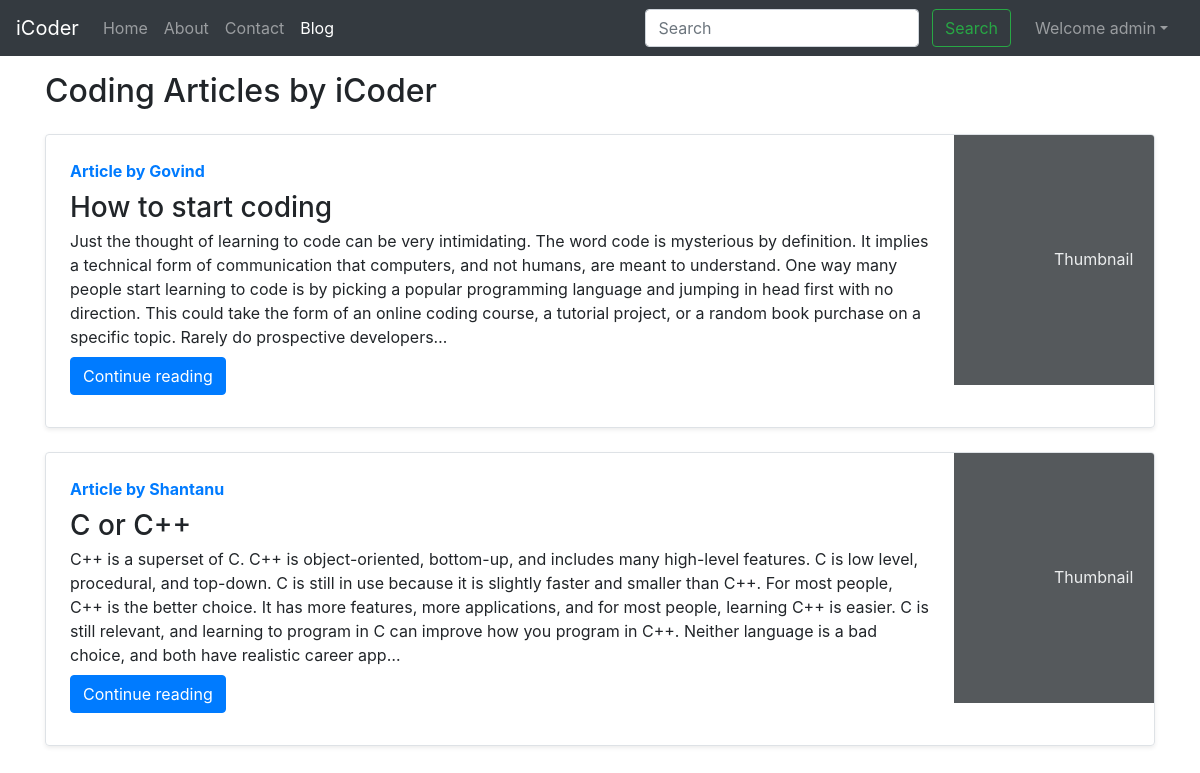
Page /blog/ (signed in) on the committed database.
### blog/models.py (models this page shows, shortened)
class Post(models.Model):
    sno=models.AutoField(primary_key=True)
    title=models.CharField(max_length=255)
    author=models.CharField(max_length=14)
    slug=models.CharField(max_length=130)
    timeStamp=models.DateTimeField(blank=True)
    content=models.TextField()

### blog/views.py (the view)
# urls.py: path('', views.blogHome, name="bloghome"),
def blogHome(request):
    allPosts = Post.objects.all()
    context = {'allPosts': allPosts}
    return render(request, "blog/blogHome.html", context)

### templates/blog/blogHome.html (shortened to what this page needs)
{% extends 'base.html' %}
{% block blogactive %} active {% endblock blogactive %}
{% block body %}
<div class="container my-3">
    <h2>Coding Articles by iCoder</h2>
    {% for post in allPosts  %}
    <div class="row no-gutters border rounded overflow-hidden flex-md-row mb-4 shadow-sm h-md-250 my-4 position-relative">
        <div class="col p-4 d-flex flex-column position-static">
            <strong class="d-inline-block mb-2 text-primary">Article  by {{post.author}}</strong>
            <h3 class="mb-0">{{post.title}}</h3>
            <p class="card-text mb-auto">{{post.content| truncatechars:500}}</p>
            <div class="my-2">
            	<a href="/blog/{{post.slug}}" role="button" class="btn btn-primary">Continue reading</a>
            </div>
        </div>
        <div class="col-auto d-none d-lg-block">
            <svg class="bd-placeholder-img" width="200" height="250" xmlns="http://www.w3.org/2000/svg" preserveAspectRatio="xMidYMid slice" focusable="false" role="img" aria-label="Placeholder: Thumbnail">
                <rect width="100%" height="100%" fill="#55595c"></rect><text x="50%" y="50%" fill="#eceeef" dy=".3em">Thumbnail</text>
            </svg>
        </div>
        </div>
        {% endfor %}
    </div>
 {% endblock %}

### templates/base.html (shortened to what this page needs)
<!doctype html>
<html lang="en">
  <head>
    <link rel="stylesheet" href="https://stackpath.bootstrapcdn.com/bootstrap/4.5.2/css/bootstrap.min.css">
  </head>
  <body>
    <nav class="navbar navbar-expand-lg navbar-dark bg-dark">
        <a class="navbar-brand" href="/">iCoder</a>
        <div class="collapse navbar-collapse" id="navbarSupportedContent">
          <ul class="navbar-nav mr-auto">
            <li class="nav-item {% block homeactive %}  {% endblock homeactive %}">
              <a class="nav-link" href="/">Home <span class="sr-only">(current)</span></a>
            </li>
            <li class="nav-item {% block aboutactive %}  {% endblock aboutactive %}" >
              <a class="nav-link" href="/about">About</a>
            </li>
            <li class="nav-item {% block contactactive %}  {% endblock contactactive %} ">
              <a class="nav-link" href="/contact">Contact</a>
            </li>
            <li class="nav-item {% block blogactive %}  {% endblock blogactive %} ">
              <a class="nav-link" href="/blog">Blog</a>
            </li>
          </ul>
          <div class="ml-auto form-inline ">
          <form method="get" action="/search"class="my-2 my-lg-0 mx-3">
            <input class="form-control mr-sm-2" type="search" placeholder="Search" aria-label="Search" name="query" id="query">
            <button class="btn btn-outline-success my-2 my-sm-0 " type="submit">Search</button>
          </form>
{% if user.is_authenticated %}
<ul class="navbar-nav mr-2">
<li class="nav-item dropdown">
<a class="nav-link dropdown-toggle" href='#' id="navbarDropdown" role="button" data-toggle="dropdown"> Welcome {{request.user}}</a>
      </li>
      </ul>
      </div>
{% endif %}
        </div>
      </nav>
      {% block body %}  {% endblock body %}
  </body>
</html>

### rows in the picture
Post: author "Govind", title "How to start coding", content "Just the thought of learning to code can be very intimidating. The word code is mysterious by definition. It implies a technical form of communication that computers, and not humans, are meant to understand. One way many people start learning to code is by picking a popular programming language and jumping in head first with no direction. This could take the form of an online coding course, a tutorial project, or a random book purchase on a specific topic. Rarely do prospective developers…"
Post: author "Shantanu", title "C or C++", content "C++ is a superset of C. C++ is object-oriented, bottom-up, and includes many high-level features. C is low level, procedural, and top-down. C is still in use because it is slightly faster and smaller than C++. For most people, C++ is the better choice. It has more features, more applications, and for most people, learning C++ is easier. C is still relevant, and learning to program in C can improve how you program in C++. Neither language is a bad choice, and both have realistic career app…"

### other values in the picture
{{ request.user }} "admin"
